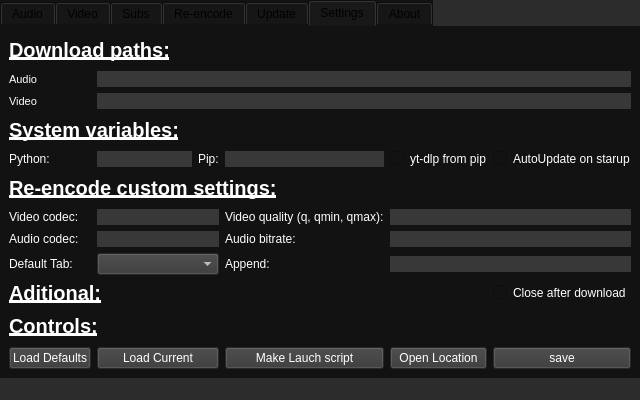
<?xml version="1.0" encoding="UTF-8"?>
<ui version="4.0">
 <class>ytdl</class>
 <widget class="QMainWindow" name="ytdl">
  <property name="geometry">
   <rect>
    <x>0</x>
    <y>0</y>
    <width>640</width>
    <height>400</height>
   </rect>
  </property>
  <property name="minimumSize">
   <size>
    <width>640</width>
    <height>400</height>
   </size>
  </property>
  <property name="palette">
   <palette>
    <active>
     <colorrole role="Button">
      <brush brushstyle="SolidPattern">
       <color alpha="255">
        <red>44</red>
        <green>44</green>
        <blue>44</blue>
       </color>
      </brush>
     </colorrole>
     <colorrole role="Base">
      <brush brushstyle="SolidPattern">
       <color alpha="255">
        <red>44</red>
        <green>44</green>
        <blue>44</blue>
       </color>
      </brush>
     </colorrole>
     <colorrole role="Window">
      <brush brushstyle="SolidPattern">
       <color alpha="255">
        <red>44</red>
        <green>44</green>
        <blue>44</blue>
       </color>
      </brush>
     </colorrole>
     <colorrole role="AlternateBase">
      <brush brushstyle="SolidPattern">
       <color alpha="255">
        <red>0</red>
        <green>0</green>
        <blue>0</blue>
       </color>
      </brush>
     </colorrole>
    </active>
    <inactive>
     <colorrole role="Button">
      <brush brushstyle="SolidPattern">
       <color alpha="255">
        <red>44</red>
        <green>44</green>
        <blue>44</blue>
       </color>
      </brush>
     </colorrole>
     <colorrole role="Base">
      <brush brushstyle="SolidPattern">
       <color alpha="255">
        <red>44</red>
        <green>44</green>
        <blue>44</blue>
       </color>
      </brush>
     </colorrole>
     <colorrole role="Window">
      <brush brushstyle="SolidPattern">
       <color alpha="255">
        <red>44</red>
        <green>44</green>
        <blue>44</blue>
       </color>
      </brush>
     </colorrole>
     <colorrole role="AlternateBase">
      <brush brushstyle="SolidPattern">
       <color alpha="255">
        <red>0</red>
        <green>0</green>
        <blue>0</blue>
       </color>
      </brush>
     </colorrole>
    </inactive>
    <disabled>
     <colorrole role="Button">
      <brush brushstyle="SolidPattern">
       <color alpha="255">
        <red>44</red>
        <green>44</green>
        <blue>44</blue>
       </color>
      </brush>
     </colorrole>
     <colorrole role="Base">
      <brush brushstyle="SolidPattern">
       <color alpha="255">
        <red>44</red>
        <green>44</green>
        <blue>44</blue>
       </color>
      </brush>
     </colorrole>
     <colorrole role="Window">
      <brush brushstyle="SolidPattern">
       <color alpha="255">
        <red>44</red>
        <green>44</green>
        <blue>44</blue>
       </color>
      </brush>
     </colorrole>
     <colorrole role="AlternateBase">
      <brush brushstyle="SolidPattern">
       <color alpha="255">
        <red>0</red>
        <green>0</green>
        <blue>0</blue>
       </color>
      </brush>
     </colorrole>
    </disabled>
   </palette>
  </property>
  <property name="windowTitle">
   <string>yt-dl</string>
  </property>
  <property name="windowIcon">
   <iconset>
    <normaloff>y.ico</normaloff>y.ico</iconset>
  </property>
  <property name="styleSheet">
   <string notr="true">background-color: #2c2c2c;</string>
  </property>
  <widget class="QWidget" name="centralwidget">
   <layout class="QHBoxLayout" name="horizontalLayout">
    <property name="leftMargin">
     <number>0</number>
    </property>
    <property name="topMargin">
     <number>0</number>
    </property>
    <property name="rightMargin">
     <number>0</number>
    </property>
    <property name="bottomMargin">
     <number>0</number>
    </property>
    <item>
     <widget class="QTabWidget" name="tabWidget">
      <property name="layoutDirection">
       <enum>Qt::LeftToRight</enum>
      </property>
      <property name="styleSheet">
       <string notr="true">background-color: #121212;  border-color: #121212; Color: #000000</string>
      </property>
      <property name="tabPosition">
       <enum>QTabWidget::North</enum>
      </property>
      <property name="tabShape">
       <enum>QTabWidget::Rounded</enum>
      </property>
      <property name="currentIndex">
       <number>5</number>
      </property>
      <widget class="QWidget" name="audio_tab">
       <attribute name="title">
        <string>Audio</string>
       </attribute>
       <layout class="QGridLayout" name="gridLayout_2">
        <item row="2" column="2">
         <widget class="QLabel" name="aud_playlist_label">
          <property name="styleSheet">
           <string notr="true">color: #FFFFFF;</string>
          </property>
          <property name="text">
           <string>1-3,7,9</string>
          </property>
         </widget>
        </item>
        <item row="2" column="1">
         <widget class="QLineEdit" name="aud_playlist_bar">
          <property name="enabled">
           <bool>false</bool>
          </property>
          <property name="styleSheet">
           <string notr="true">background-color: #242424; Border: None; Color: #FFFFFF;</string>
          </property>
         </widget>
        </item>
        <item row="2" column="3">
         <widget class="QPushButton" name="aud_download_button">
          <property name="styleSheet">
           <string notr="true">background-color: #383838; Color: #FFFFFF</string>
          </property>
          <property name="text">
           <string>Download</string>
          </property>
         </widget>
        </item>
        <item row="3" column="0" colspan="4">
         <widget class="QTextBrowser" name="aud_output_console">
          <property name="font">
           <font>
            <pointsize>10</pointsize>
           </font>
          </property>
          <property name="styleSheet">
           <string notr="true">background-color: #000000; color: #FFFFFF;</string>
          </property>
          <property name="openExternalLinks">
           <bool>true</bool>
          </property>
         </widget>
        </item>
        <item row="2" column="0">
         <widget class="QCheckBox" name="aud_playlist_checkbox">
          <property name="styleSheet">
           <string notr="true">Color: #FFFFFF</string>
          </property>
          <property name="text">
           <string>playlist:</string>
          </property>
         </widget>
        </item>
        <item row="0" column="0">
         <widget class="QLabel" name="aud_url_label">
          <property name="styleSheet">
           <string notr="true">Color: #FFFFFF;</string>
          </property>
          <property name="text">
           <string>Url:</string>
          </property>
         </widget>
        </item>
        <item row="0" column="3">
         <widget class="QPushButton" name="aud_folder_button">
          <property name="styleSheet">
           <string notr="true">background-color: #383838; Color: #FFFFFF</string>
          </property>
          <property name="text">
           <string>Open</string>
          </property>
          <property name="icon">
           <iconset>
            <normaloff>folder-open-solid.svg</normaloff>folder-open-solid.svg</iconset>
          </property>
         </widget>
        </item>
        <item row="0" column="1">
         <widget class="QLineEdit" name="aud_url_bar">
          <property name="styleSheet">
           <string notr="true">background-color: #383838; Border: None; Color: #FFFFFF;</string>
          </property>
         </widget>
        </item>
        <item row="0" column="2">
         <widget class="QCheckBox" name="aud_cookie_checkbox">
          <property name="styleSheet">
           <string notr="true">Color: #FFFFFF;</string>
          </property>
          <property name="text">
           <string>use cookies</string>
          </property>
         </widget>
        </item>
       </layout>
      </widget>
      <widget class="QWidget" name="video_tab">
       <attribute name="title">
        <string>Video</string>
       </attribute>
       <layout class="QGridLayout" name="gridLayout_3">
        <item row="3" column="1">
         <widget class="QCheckBox" name="vid_playlist_checkbox">
          <property name="styleSheet">
           <string notr="true">Color: #FFFFFF;</string>
          </property>
          <property name="text">
           <string>playlist:</string>
          </property>
         </widget>
        </item>
        <item row="3" column="8">
         <widget class="QLabel" name="vid_playlist_label">
          <property name="styleSheet">
           <string notr="true">Color: #FFFFFF</string>
          </property>
          <property name="text">
           <string>1-3,7,9</string>
          </property>
         </widget>
        </item>
        <item row="0" column="1">
         <widget class="QLabel" name="vid_url_label">
          <property name="styleSheet">
           <string notr="true">Color: #FFFFFF;</string>
          </property>
          <property name="text">
           <string>Url:</string>
          </property>
         </widget>
        </item>
        <item row="6" column="8">
         <widget class="QLabel" name="vid_guality2_label">
          <property name="styleSheet">
           <string notr="true">Color: #FFFFFF</string>
          </property>
          <property name="text">
           <string>Vid+Aud</string>
          </property>
         </widget>
        </item>
        <item row="9" column="1" colspan="9">
         <widget class="QTextBrowser" name="vid_output_console">
          <property name="font">
           <font>
            <pointsize>10</pointsize>
           </font>
          </property>
          <property name="styleSheet">
           <string notr="true">background-color: #000000; color: #FFFFFF;</string>
          </property>
         </widget>
        </item>
        <item row="6" column="5" colspan="3">
         <widget class="QLineEdit" name="vid_quality_bar">
          <property name="enabled">
           <bool>false</bool>
          </property>
          <property name="styleSheet">
           <string notr="true">background-color: #242424; Border: None; Color: #FFFFFF;</string>
          </property>
         </widget>
        </item>
        <item row="0" column="9">
         <widget class="QPushButton" name="vid_folder_button">
          <property name="styleSheet">
           <string notr="true">background-color: #383838; Color: #FFFFFF</string>
          </property>
          <property name="text">
           <string>Open</string>
          </property>
          <property name="icon">
           <iconset>
            <normaloff>folder-open-solid.svg</normaloff>folder-open-solid.svg</iconset>
          </property>
         </widget>
        </item>
        <item row="3" column="2" colspan="6">
         <widget class="QLineEdit" name="vid_playlist_bar">
          <property name="enabled">
           <bool>false</bool>
          </property>
          <property name="styleSheet">
           <string notr="true">background-color: #242424; Border: None; Color: #FFFFFF;</string>
          </property>
         </widget>
        </item>
        <item row="6" column="2">
         <widget class="QRadioButton" name="vid_best_radio">
          <property name="styleSheet">
           <string notr="true">color: #FFFFFF;</string>
          </property>
          <property name="text">
           <string>Best</string>
          </property>
         </widget>
        </item>
        <item row="0" column="8">
         <widget class="QCheckBox" name="vid_cookie_checkbox">
          <property name="styleSheet">
           <string notr="true">Color: #FFFFFF;</string>
          </property>
          <property name="text">
           <string>use cookies</string>
          </property>
         </widget>
        </item>
        <item row="6" column="3">
         <widget class="QRadioButton" name="vid_normal_radio">
          <property name="styleSheet">
           <string notr="true">color: #FFFFFF;</string>
          </property>
          <property name="text">
           <string>Normal</string>
          </property>
         </widget>
        </item>
        <item row="6" column="1">
         <widget class="QLabel" name="vid_quality_label">
          <property name="styleSheet">
           <string notr="true">Color: #FFFFFF;</string>
          </property>
          <property name="text">
           <string>Quality:</string>
          </property>
         </widget>
        </item>
        <item row="0" column="2" colspan="6">
         <widget class="QLineEdit" name="vid_url_bar">
          <property name="styleSheet">
           <string notr="true">background-color: #383838; Border: None; Color: #FFFFFF;</string>
          </property>
         </widget>
        </item>
        <item row="6" column="4">
         <widget class="QRadioButton" name="vid_custom_radio">
          <property name="styleSheet">
           <string notr="true">color: #FFFFFF;</string>
          </property>
          <property name="text">
           <string>custom:</string>
          </property>
         </widget>
        </item>
        <item row="3" column="9">
         <widget class="QPushButton" name="vid_quality_button">
          <property name="styleSheet">
           <string notr="true">background-color: #383838; Color: #FFFFFF</string>
          </property>
          <property name="text">
           <string>List quality</string>
          </property>
         </widget>
        </item>
        <item row="6" column="9">
         <widget class="QPushButton" name="vid_download_button">
          <property name="styleSheet">
           <string notr="true">background-color: #383838; Color: #FFFFFF</string>
          </property>
          <property name="text">
           <string>Download</string>
          </property>
         </widget>
        </item>
       </layout>
      </widget>
      <widget class="QWidget" name="subs_tab">
       <attribute name="title">
        <string>Subs</string>
       </attribute>
       <layout class="QGridLayout" name="gridLayout_4">
        <item row="0" column="3">
         <widget class="QLineEdit" name="sub_url_bar">
          <property name="styleSheet">
           <string notr="true">background-color: #383838; Border: None; Color: #FFFFFF;</string>
          </property>
         </widget>
        </item>
        <item row="0" column="4">
         <widget class="QCheckBox" name="sub_cookie_checkbox">
          <property name="styleSheet">
           <string notr="true">Color: #FFFFFF;</string>
          </property>
          <property name="text">
           <string>use cookies</string>
          </property>
         </widget>
        </item>
        <item row="1" column="3" colspan="2">
         <widget class="QLineEdit" name="sub_playlist_bar">
          <property name="enabled">
           <bool>false</bool>
          </property>
          <property name="styleSheet">
           <string notr="true">background-color: #242424; Border: None; Color: #FFFFFF;</string>
          </property>
          <property name="text">
           <string/>
          </property>
         </widget>
        </item>
        <item row="0" column="1">
         <widget class="QLabel" name="sub_url_label">
          <property name="styleSheet">
           <string notr="true">Color: #FFFFFF;</string>
          </property>
          <property name="text">
           <string>Url:</string>
          </property>
         </widget>
        </item>
        <item row="1" column="1">
         <widget class="QCheckBox" name="sub_playlist_checkbox">
          <property name="styleSheet">
           <string notr="true">Color: #FFFFFF</string>
          </property>
          <property name="text">
           <string>playlist:</string>
          </property>
         </widget>
        </item>
        <item row="5" column="1" colspan="6">
         <widget class="QTextBrowser" name="sub_output_console">
          <property name="font">
           <font>
            <pointsize>10</pointsize>
           </font>
          </property>
          <property name="styleSheet">
           <string notr="true">background-color: #000000; color: #FFFFFF</string>
          </property>
         </widget>
        </item>
        <item row="2" column="4">
         <widget class="QLabel" name="sub_lang_label2">
          <property name="styleSheet">
           <string notr="true">Color: #FFFFFF</string>
          </property>
          <property name="text">
           <string>def (en)</string>
          </property>
         </widget>
        </item>
        <item row="2" column="1">
         <widget class="QLabel" name="sub_lang_label">
          <property name="styleSheet">
           <string notr="true">Color: #FFFFFF;</string>
          </property>
          <property name="text">
           <string>Lang:</string>
          </property>
         </widget>
        </item>
        <item row="2" column="3">
         <widget class="QLineEdit" name="sub_lang_bar">
          <property name="enabled">
           <bool>true</bool>
          </property>
          <property name="styleSheet">
           <string notr="true">background-color: #383838; Border: None; Color: #FFFFFF;</string>
          </property>
         </widget>
        </item>
        <item row="0" column="6">
         <widget class="QPushButton" name="sub_folder_button">
          <property name="styleSheet">
           <string notr="true">background-color: #383838; Color: #FFFFFF</string>
          </property>
          <property name="text">
           <string>Open</string>
          </property>
          <property name="icon">
           <iconset>
            <normaloff>folder-open-solid.svg</normaloff>folder-open-solid.svg</iconset>
          </property>
         </widget>
        </item>
        <item row="1" column="6">
         <widget class="QPushButton" name="sub_lang_button">
          <property name="styleSheet">
           <string notr="true">background-color: #383838; Color: #FFFFFF</string>
          </property>
          <property name="text">
           <string>List lang</string>
          </property>
         </widget>
        </item>
        <item row="2" column="6">
         <widget class="QPushButton" name="sub_download_button">
          <property name="styleSheet">
           <string notr="true">background-color: #383838; Color: #FFFFFF</string>
          </property>
          <property name="text">
           <string>Download</string>
          </property>
         </widget>
        </item>
       </layout>
      </widget>
      <widget class="QWidget" name="reencode_tab">
       <attribute name="title">
        <string>Re-encode</string>
       </attribute>
       <layout class="QGridLayout" name="gridLayout_5">
        <item row="3" column="3" colspan="3">
         <widget class="QLineEdit" name="ree_audiob_bar">
          <property name="styleSheet">
           <string notr="true">background-color: #383838; Border: None; Color: #FFFFFF;</string>
          </property>
         </widget>
        </item>
        <item row="5" column="2">
         <widget class="QLabel" name="ree_append_label">
          <property name="styleSheet">
           <string notr="true">Color: #FFFFFF;</string>
          </property>
          <property name="text">
           <string>append:</string>
          </property>
         </widget>
        </item>
        <item row="1" column="1">
         <widget class="QLineEdit" name="ree_videoc_bar">
          <property name="styleSheet">
           <string notr="true">background-color: #383838; Border: None; Color: #FFFFFF;</string>
          </property>
         </widget>
        </item>
        <item row="1" column="6">
         <widget class="QComboBox" name="ree_settings_combobox">
          <property name="styleSheet">
           <string notr="true">background-color: #383838; Color: #FFFFFF;</string>
          </property>
         </widget>
        </item>
        <item row="3" column="1">
         <widget class="QLineEdit" name="ree_audioc_bar">
          <property name="styleSheet">
           <string notr="true">background-color: #383838; Border: None; Color: #FFFFFF;</string>
          </property>
         </widget>
        </item>
        <item row="1" column="3" colspan="3">
         <widget class="QLineEdit" name="ree_videoq_bar">
          <property name="styleSheet">
           <string notr="true">background-color: #383838; Border: None; Color: #FFFFFF;</string>
          </property>
         </widget>
        </item>
        <item row="5" column="5">
         <widget class="QPushButton" name="ree_folder_button">
          <property name="styleSheet">
           <string notr="true">background-color: #383838; Color: #FFFFFF</string>
          </property>
          <property name="text">
           <string/>
          </property>
          <property name="icon">
           <iconset>
            <normaloff>folder-open-solid.svg</normaloff>folder-open-solid.svg</iconset>
          </property>
         </widget>
        </item>
        <item row="1" column="2">
         <widget class="QLabel" name="ree_videoq_label">
          <property name="styleSheet">
           <string notr="true">Color: #FFFFFF;</string>
          </property>
          <property name="text">
           <string>Video q,qmin,qmax:</string>
          </property>
         </widget>
        </item>
        <item row="5" column="1">
         <widget class="QLineEdit" name="ree_location_bar">
          <property name="styleSheet">
           <string notr="true">background-color: #383838; Border: None; Color: #FFFFFF;</string>
          </property>
          <property name="dragEnabled">
           <bool>true</bool>
          </property>
         </widget>
        </item>
        <item row="5" column="0">
         <widget class="QLabel" name="ree_location_label">
          <property name="styleSheet">
           <string notr="true">Color: #FFFFFF;</string>
          </property>
          <property name="text">
           <string>Location:</string>
          </property>
         </widget>
        </item>
        <item row="3" column="2">
         <widget class="QLabel" name="ree_audiob_label">
          <property name="styleSheet">
           <string notr="true">Color: #FFFFFF;</string>
          </property>
          <property name="text">
           <string>Audio bitrate:</string>
          </property>
         </widget>
        </item>
        <item row="1" column="7">
         <widget class="QPushButton" name="ree_settings_button">
          <property name="enabled">
           <bool>true</bool>
          </property>
          <property name="styleSheet">
           <string notr="true">background-color: #383838; Color: #FFFFFF</string>
          </property>
          <property name="text">
           <string/>
          </property>
          <property name="icon">
           <iconset>
            <normaloff>save-solid.svg</normaloff>save-solid.svg</iconset>
          </property>
         </widget>
        </item>
        <item row="7" column="0" colspan="8">
         <widget class="QTextBrowser" name="ree_output_console">
          <property name="font">
           <font>
            <pointsize>10</pointsize>
           </font>
          </property>
          <property name="styleSheet">
           <string notr="true">background-color: #000000; color: #FFFFFF;</string>
          </property>
         </widget>
        </item>
        <item row="5" column="3" colspan="2">
         <widget class="QLineEdit" name="ree_append_bar">
          <property name="styleSheet">
           <string notr="true">background-color: #383838; Border: None; Color: #FFFFFF;</string>
          </property>
         </widget>
        </item>
        <item row="1" column="0">
         <widget class="QLabel" name="ree_videoc_label">
          <property name="styleSheet">
           <string notr="true">Color: #FFFFFF;</string>
          </property>
          <property name="text">
           <string>Video codec:</string>
          </property>
         </widget>
        </item>
        <item row="3" column="0">
         <widget class="QLabel" name="ree_audioc_label">
          <property name="styleSheet">
           <string notr="true">Color: #FFFFFF;</string>
          </property>
          <property name="text">
           <string>Audio codec:</string>
          </property>
         </widget>
        </item>
        <item row="5" column="6" colspan="2">
         <widget class="QPushButton" name="ree_reencode_button">
          <property name="styleSheet">
           <string notr="true">background-color: #383838; Color: #FFFFFF</string>
          </property>
          <property name="text">
           <string>Re-encode</string>
          </property>
         </widget>
        </item>
        <item row="3" column="6" colspan="2">
         <widget class="QPushButton" name="ree_choose_button">
          <property name="styleSheet">
           <string notr="true">background-color: #383838; Color: #FFFFFF</string>
          </property>
          <property name="text">
           <string>Choose</string>
          </property>
         </widget>
        </item>
       </layout>
       <zorder>ree_settings_button</zorder>
       <zorder>ree_videoq_label</zorder>
       <zorder>ree_settings_combobox</zorder>
       <zorder>ree_videoc_label</zorder>
       <zorder>ree_audioc_bar</zorder>
       <zorder>ree_audiob_label</zorder>
       <zorder>ree_location_bar</zorder>
       <zorder>ree_append_label</zorder>
       <zorder>ree_videoc_bar</zorder>
       <zorder>ree_audioc_label</zorder>
       <zorder>ree_append_bar</zorder>
       <zorder>ree_output_console</zorder>
       <zorder>ree_location_label</zorder>
       <zorder>ree_folder_button</zorder>
       <zorder>ree_audiob_bar</zorder>
       <zorder>ree_videoq_bar</zorder>
       <zorder>ree_reencode_button</zorder>
       <zorder>ree_choose_button</zorder>
      </widget>
      <widget class="QWidget" name="update_tab">
       <attribute name="title">
        <string>Update</string>
       </attribute>
       <layout class="QGridLayout" name="gridLayout_6">
        <item row="1" column="1" colspan="4">
         <widget class="QTextBrowser" name="upd_output_console">
          <property name="font">
           <font>
            <pointsize>10</pointsize>
           </font>
          </property>
          <property name="styleSheet">
           <string notr="true">background-color: #000000; color: #FFFFFF;</string>
          </property>
         </widget>
        </item>
        <item row="0" column="1" colspan="2">
         <widget class="QComboBox" name="upd_update_combobox">
          <property name="styleSheet">
           <string notr="true">background-color: #383838; Color: #FFFFFF;</string>
          </property>
         </widget>
        </item>
        <item row="0" column="4">
         <widget class="QPushButton" name="upd_auto_button">
          <property name="styleSheet">
           <string notr="true">background-color: #383838; Color: #FFFFFF</string>
          </property>
          <property name="text">
           <string>AutoUpdate=True</string>
          </property>
         </widget>
        </item>
        <item row="0" column="3">
         <widget class="QPushButton" name="upd_update_button">
          <property name="styleSheet">
           <string notr="true">background-color: #383838; Color: #FFFFFF</string>
          </property>
          <property name="text">
           <string>Update</string>
          </property>
         </widget>
        </item>
       </layout>
      </widget>
      <widget class="QWidget" name="settings_tab">
       <attribute name="title">
        <string>Settings</string>
       </attribute>
       <layout class="QGridLayout" name="gridLayout_7">
        <item row="5" column="5">
         <widget class="QCheckBox" name="set_aup_checkbox">
          <property name="styleSheet">
           <string notr="true">Color: #FFFFFF;</string>
          </property>
          <property name="text">
           <string>AutoUpdate on starup</string>
          </property>
         </widget>
        </item>
        <item row="7" column="1" colspan="2">
         <widget class="QLineEdit" name="set_Vcodec_bar">
          <property name="styleSheet">
           <string notr="true">background-color: #383838; Border: None; Color: #FFFFFF;</string>
          </property>
         </widget>
        </item>
        <item row="12" column="5">
         <widget class="QPushButton" name="set_save_button">
          <property name="styleSheet">
           <string notr="true">background-color: #383838; Color: #FFFFFF</string>
          </property>
          <property name="text">
           <string>save</string>
          </property>
          <property name="icon">
           <iconset>
            <normaloff>gui/save-solid.svg</normaloff>gui/save-solid.svg</iconset>
          </property>
         </widget>
        </item>
        <item row="8" column="4" colspan="2">
         <widget class="QLineEdit" name="set_Abit_bar">
          <property name="styleSheet">
           <string notr="true">background-color: #383838; Border: None; Color: #FFFFFF;</string>
          </property>
         </widget>
        </item>
        <item row="12" column="0">
         <widget class="QPushButton" name="set_loaddef_button">
          <property name="styleSheet">
           <string notr="true">background-color: #383838; Color: #FFFFFF</string>
          </property>
          <property name="text">
           <string>Load Defaults</string>
          </property>
         </widget>
        </item>
        <item row="8" column="3">
         <widget class="QLabel" name="set_Abit_label">
          <property name="styleSheet">
           <string notr="true">Color: #FFFFFF;</string>
          </property>
          <property name="text">
           <string>Audio bitrate:</string>
          </property>
         </widget>
        </item>
        <item row="7" column="4" colspan="2">
         <widget class="QLineEdit" name="set_Vqual_bar">
          <property name="styleSheet">
           <string notr="true">background-color: #383838; Border: None; Color: #FFFFFF;</string>
          </property>
         </widget>
        </item>
        <item row="5" column="3">
         <widget class="QLineEdit" name="set_pip_bar">
          <property name="styleSheet">
           <string notr="true">background-color: #383838; Border: None; Color: #FFFFFF;</string>
          </property>
         </widget>
        </item>
        <item row="4" column="0" colspan="6">
         <widget class="QLabel" name="set_system_label">
          <property name="font">
           <font>
            <pointsize>15</pointsize>
            <weight>75</weight>
            <bold>true</bold>
            <underline>true</underline>
           </font>
          </property>
          <property name="styleSheet">
           <string notr="true">Color: #FFFFFF;</string>
          </property>
          <property name="text">
           <string>System variables:</string>
          </property>
         </widget>
        </item>
        <item row="7" column="3">
         <widget class="QLabel" name="set_Vqual_label">
          <property name="styleSheet">
           <string notr="true">Color: #FFFFFF;</string>
          </property>
          <property name="text">
           <string>Video quality (q, qmin, qmax):</string>
          </property>
         </widget>
        </item>
        <item row="5" column="2">
         <widget class="QLabel" name="set_pip_label">
          <property name="styleSheet">
           <string notr="true">Color: #FFFFFF;</string>
          </property>
          <property name="text">
           <string>Pip:</string>
          </property>
         </widget>
        </item>
        <item row="12" column="4">
         <widget class="QPushButton" name="set_folder_button">
          <property name="styleSheet">
           <string notr="true">background-color: #383838; Color: #FFFFFF</string>
          </property>
          <property name="text">
           <string>Open Location</string>
          </property>
          <property name="icon">
           <iconset>
            <normaloff>gui/folder-open-solid.svg</normaloff>gui/folder-open-solid.svg</iconset>
          </property>
         </widget>
        </item>
        <item row="9" column="0">
         <widget class="QLabel" name="set_Tab_label">
          <property name="styleSheet">
           <string notr="true">Color: #FFFFFF;</string>
          </property>
          <property name="text">
           <string>Default Tab:</string>
          </property>
         </widget>
        </item>
        <item row="1" column="0">
         <widget class="QLabel" name="set_audio_label">
          <property name="font">
           <font>
            <pointsize>8</pointsize>
           </font>
          </property>
          <property name="styleSheet">
           <string notr="true">Color: #FFFFFF;</string>
          </property>
          <property name="text">
           <string>Audio</string>
          </property>
         </widget>
        </item>
        <item row="12" column="3">
         <widget class="QPushButton" name="set_launch_button">
          <property name="styleSheet">
           <string notr="true">background-color: #383838; Color: #FFFFFF</string>
          </property>
          <property name="text">
           <string>Make Lauch script</string>
          </property>
         </widget>
        </item>
        <item row="3" column="0">
         <widget class="QLabel" name="set_videos_label">
          <property name="font">
           <font>
            <pointsize>8</pointsize>
           </font>
          </property>
          <property name="styleSheet">
           <string notr="true">Color: #FFFFFF;</string>
          </property>
          <property name="text">
           <string>Video</string>
          </property>
         </widget>
        </item>
        <item row="9" column="1" colspan="2">
         <widget class="QComboBox" name="set_Tab_combobox">
          <property name="styleSheet">
           <string notr="true">background-color: #383838; Color: #FFFFFF;</string>
          </property>
         </widget>
        </item>
        <item row="8" column="0">
         <widget class="QLabel" name="set_Acodec_label">
          <property name="styleSheet">
           <string notr="true">Color: #FFFFFF;</string>
          </property>
          <property name="text">
           <string>Audio codec:</string>
          </property>
         </widget>
        </item>
        <item row="7" column="0">
         <widget class="QLabel" name="set_Vcodec_label">
          <property name="styleSheet">
           <string notr="true">Color: #FFFFFF;</string>
          </property>
          <property name="text">
           <string>Video codec:</string>
          </property>
         </widget>
        </item>
        <item row="8" column="1" colspan="2">
         <widget class="QLineEdit" name="set_Acodec_bar">
          <property name="styleSheet">
           <string notr="true">background-color: #383838; Border: None; Color: #FFFFFF;</string>
          </property>
         </widget>
        </item>
        <item row="5" column="0">
         <widget class="QLabel" name="set_py_label">
          <property name="styleSheet">
           <string notr="true">Color: #FFFFFF;</string>
          </property>
          <property name="text">
           <string>Python:</string>
          </property>
         </widget>
        </item>
        <item row="5" column="4">
         <widget class="QCheckBox" name="set_ydpip_checkbox">
          <property name="styleSheet">
           <string notr="true">Color: #FFFFFF;</string>
          </property>
          <property name="text">
           <string>yt-dlp from pip</string>
          </property>
         </widget>
        </item>
        <item row="6" column="0" colspan="6">
         <widget class="QLabel" name="set_reencode_label">
          <property name="font">
           <font>
            <pointsize>15</pointsize>
            <weight>75</weight>
            <bold>true</bold>
            <underline>true</underline>
           </font>
          </property>
          <property name="styleSheet">
           <string notr="true">Color: #FFFFFF;</string>
          </property>
          <property name="text">
           <string>Re-encode custom settings:</string>
          </property>
         </widget>
        </item>
        <item row="9" column="3">
         <widget class="QLabel" name="set_Append_label">
          <property name="styleSheet">
           <string notr="true">Color: #FFFFFF;</string>
          </property>
          <property name="text">
           <string>Append:</string>
          </property>
         </widget>
        </item>
        <item row="11" column="0" colspan="6">
         <widget class="QLabel" name="set_controls_label">
          <property name="font">
           <font>
            <pointsize>15</pointsize>
            <weight>75</weight>
            <bold>true</bold>
            <underline>true</underline>
           </font>
          </property>
          <property name="styleSheet">
           <string notr="true">Color: #FFFFFF;</string>
          </property>
          <property name="text">
           <string>Controls:</string>
          </property>
         </widget>
        </item>
        <item row="5" column="1">
         <widget class="QLineEdit" name="set_py_bar">
          <property name="styleSheet">
           <string notr="true">background-color: #383838; Border: None; Color: #FFFFFF;</string>
          </property>
         </widget>
        </item>
        <item row="0" column="0" colspan="6">
         <widget class="QLabel" name="set_download_label">
          <property name="font">
           <font>
            <pointsize>15</pointsize>
            <weight>75</weight>
            <bold>true</bold>
            <underline>true</underline>
           </font>
          </property>
          <property name="styleSheet">
           <string notr="true">Color: #FFFFFF;</string>
          </property>
          <property name="text">
           <string>Download paths:</string>
          </property>
         </widget>
        </item>
        <item row="9" column="4" colspan="2">
         <widget class="QLineEdit" name="set_Append_bar">
          <property name="styleSheet">
           <string notr="true">background-color: #383838; Border: None; Color: #FFFFFF;</string>
          </property>
         </widget>
        </item>
        <item row="12" column="1" colspan="2">
         <widget class="QPushButton" name="set_loadcur_button">
          <property name="styleSheet">
           <string notr="true">background-color: #383838; Color: #FFFFFF</string>
          </property>
          <property name="text">
           <string>Load Current</string>
          </property>
         </widget>
        </item>
        <item row="3" column="1" colspan="5">
         <widget class="QLineEdit" name="set_videos_bar">
          <property name="styleSheet">
           <string notr="true">background-color: #383838; Border: None; Color: #FFFFFF;</string>
          </property>
         </widget>
        </item>
        <item row="1" column="1" colspan="5">
         <widget class="QLineEdit" name="set_audio_bar">
          <property name="styleSheet">
           <string notr="true">background-color: #383838; Border: None; Color: #FFFFFF;</string>
          </property>
         </widget>
        </item>
        <item row="10" column="5">
         <widget class="QCheckBox" name="set_close_checkbox">
          <property name="styleSheet">
           <string notr="true">Color: #FFFFFF;</string>
          </property>
          <property name="text">
           <string>Close after download</string>
          </property>
         </widget>
        </item>
        <item row="10" column="0" colspan="5">
         <widget class="QLabel" name="label">
          <property name="font">
           <font>
            <pointsize>15</pointsize>
            <weight>75</weight>
            <bold>true</bold>
            <underline>true</underline>
           </font>
          </property>
          <property name="styleSheet">
           <string notr="true">Color: #FFFFFF;</string>
          </property>
          <property name="text">
           <string>Aditional:</string>
          </property>
         </widget>
        </item>
       </layout>
      </widget>
      <widget class="QWidget" name="about_tab">
       <attribute name="title">
        <string>About</string>
       </attribute>
       <layout class="QGridLayout" name="gridLayout">
        <item row="0" column="0">
         <widget class="QTextBrowser" name="about_box">
          <property name="styleSheet">
           <string notr="true">background-color: #000000; color: #FFFFFF;</string>
          </property>
          <property name="openExternalLinks">
           <bool>true</bool>
          </property>
         </widget>
        </item>
       </layout>
      </widget>
     </widget>
    </item>
   </layout>
  </widget>
  <widget class="QStatusBar" name="statusbar"/>
 </widget>
 <resources/>
 <connections/>
</ui>
